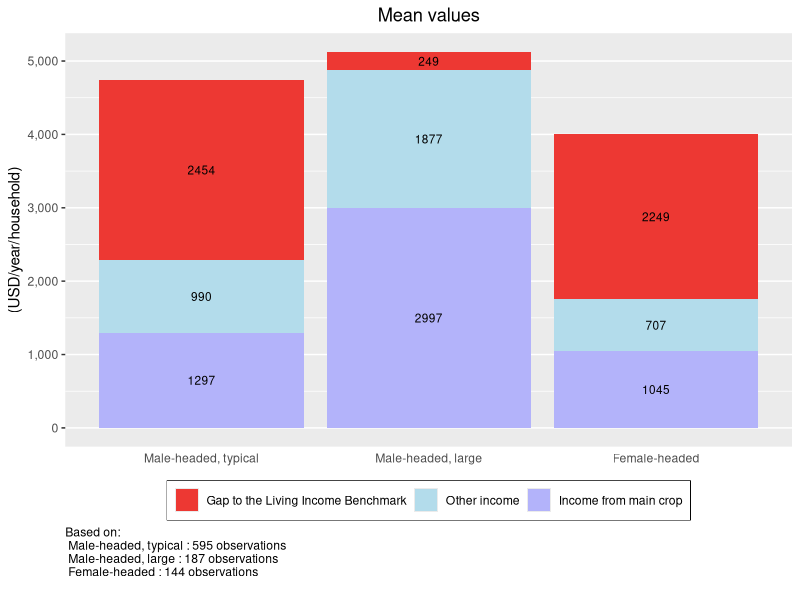
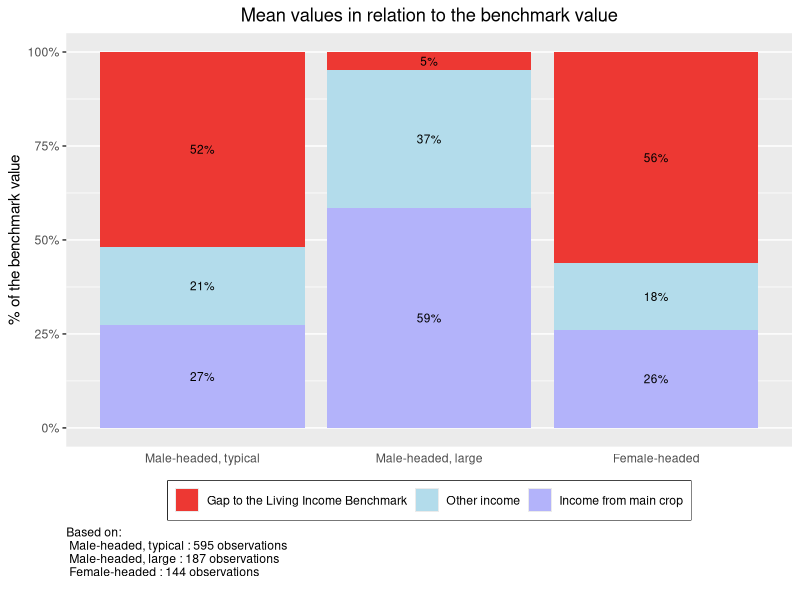
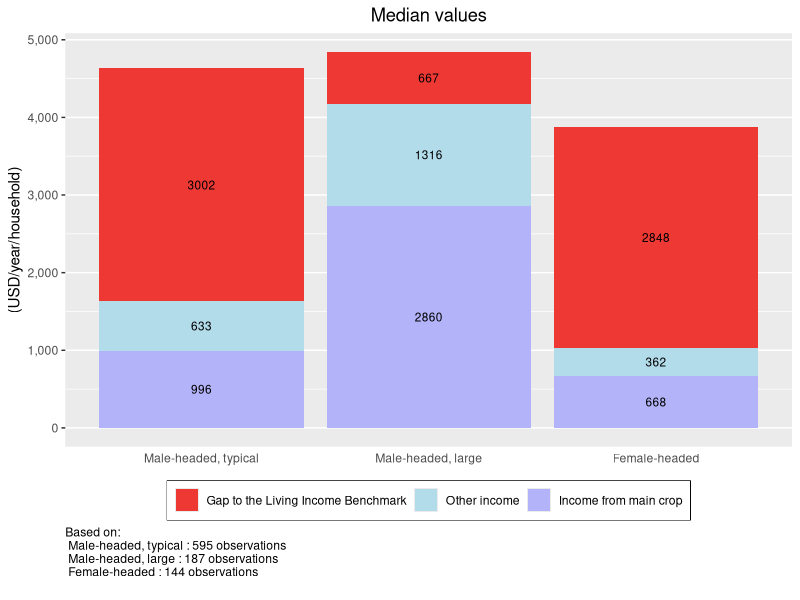
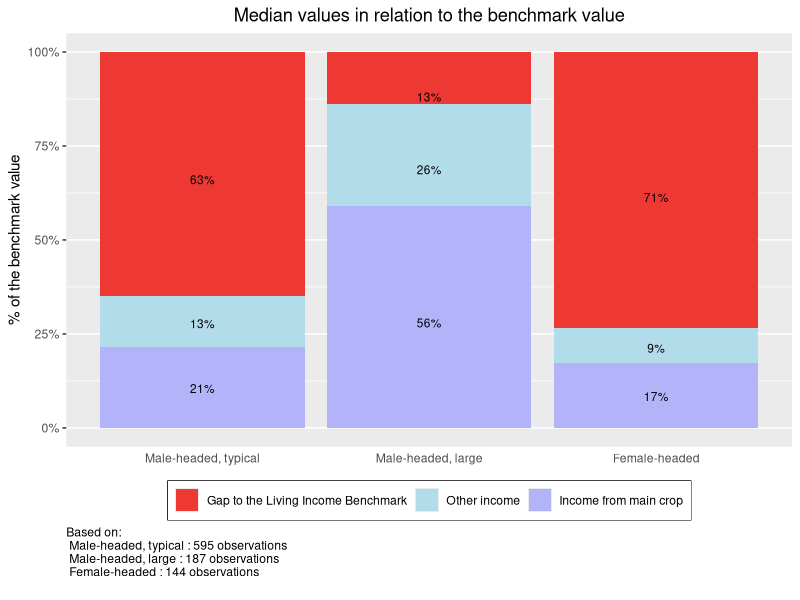
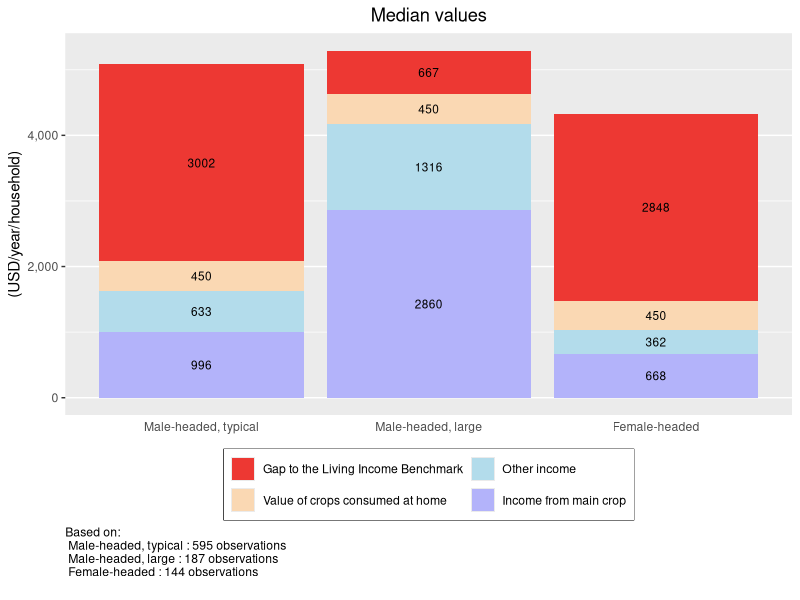
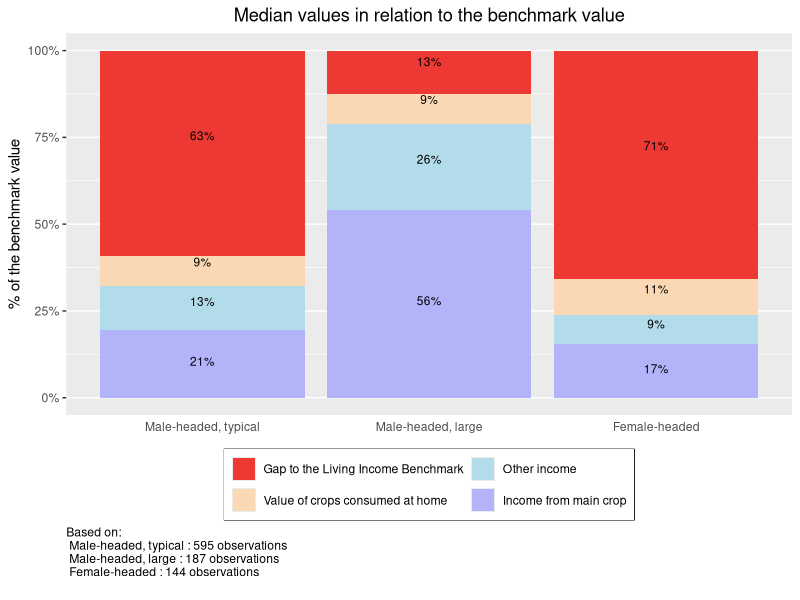
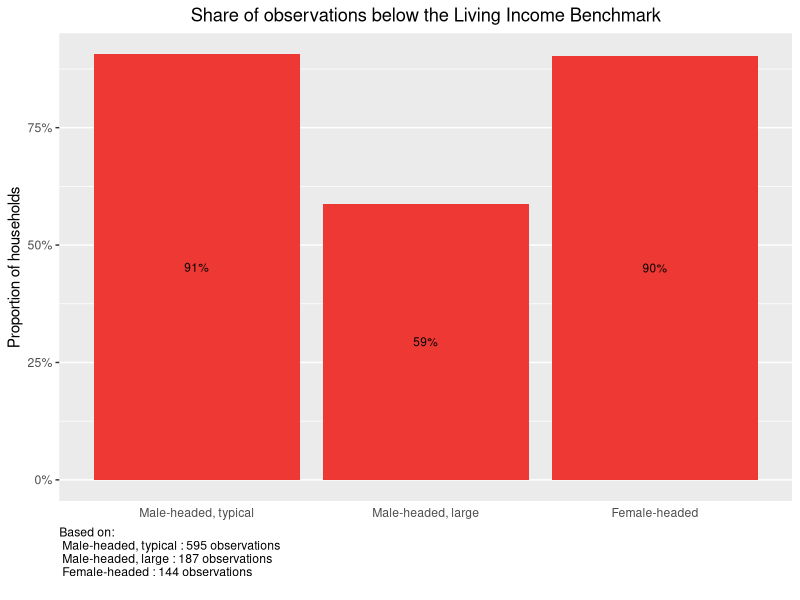
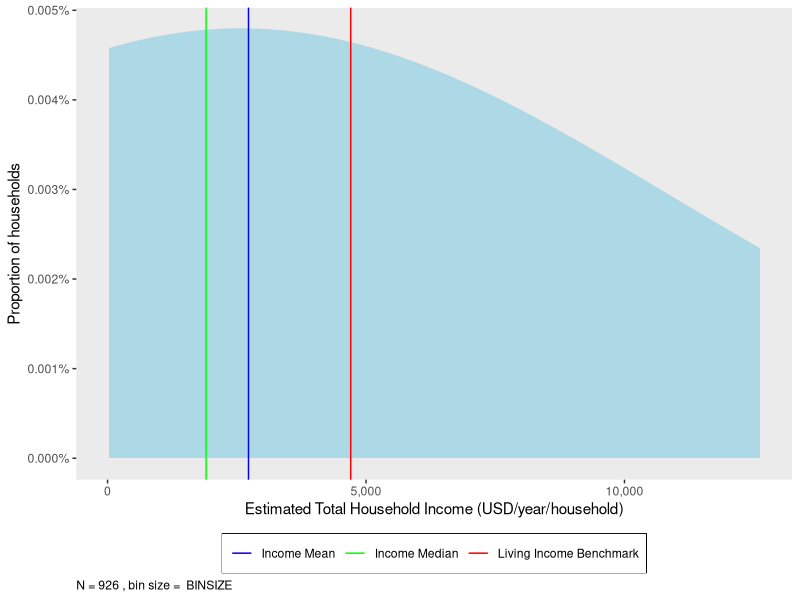

The R script that drew these images, in order:
## ---- chunk 1
knitr::opts_chunk$set(message = FALSE)
## ---- chunk 2
#### Before continuing any further, load the R libraries that have the 
# necessary functions for this analysis. 

# If you have not previously used these libraries, 
# you will need to instaLl them with the function install.packages("LIBRARY NAME").
# For example: install.packages(tidyverse)
library(tidyverse)
library(knitr)
library(scales)
## ---- chunk 3
## Import data set
df <- read_csv("KIT_Sample_Data.csv")

## Replace variable names
# Main crop
df$income_main_crop <- df$total_cocoa_income_2018
# Total income
df$total_hh_income <- df$total_hh_income_2018
# Groups to compare incomes between
  # Note: name does not change from example data set
df$grouping <- df$grouping

# Replace graph labels
main_crop <-"cocoa" 
currency <- "USD"
## ---- chunk 4
# You can communicate colors with R in two ways: through one of the 657 color 
# names build into R, or through a hex color code. 

# To see the names of all 657 colors built into R, run the colors() formula in the command line. 
# The below links to a PDF file with a color sample for all 657 built in colors  
# http://www.stat.columbia.edu/~tzheng/files/Rcolor.pdf

# You can replace any of the below colors with a new color name or hex color code.  

## Bar graph sections
# Gap to the mean
gap_color <- "#ed3833"
# Other income
other_color <- "#b3dceb"  
# Income from main crop
main_color <- "#b3b3fa"
# Value of crops consumed at home
home_color <- "#fad8b3"
  
## Share of observations below the Living Income Benchmark
# Note: these bars all appear the same color
share_color <- "#ed3833"
  
## Distributional plots
  
## By household type
# Group 1
color_1 <- "#b6dce8"
# Group 2
color_2 <- "#c2c1fa"
# Group 3
color_3 <- "#c1dfc1"

color_4 <- "magenta"

test_pallet <- c(color_1, color_2, color_3, color_4)

scale_color_drsimonj <- function(palette = test_pallet, discrete = TRUE, reverse = FALSE, ...) {
  pal <- drsimonj_pal(palette = palette, reverse = reverse)

  if (discrete) {
    discrete_scale("colour", paste0("drsimonj_", palette), palette = pal, ...)
  } else {
    scale_color_gradientn(colours = pal(256), ...)
  }
}

## With mean and median
# Distribution curve 
curve_color <- "#b6dce8" 
# Income Mean
mean_color <- "blue"  
# Income Median
median_color <-  "green"
# Living Income Benchmark 
benchmark_color <- "red"  

################# Font color
# To change the color of the font for all graph axis and labels, replace the color 
# in the quotation marks, then run the following two lines of code. 
font_color <- "black"
theme_set(theme_get() + theme(text = element_text(color = font_color)))

## ---- chunk 5
# In the example dataset, there are three groups that income is assessed across:
  # Male-headed, typical; Male-headed, large; and Female-headed.
# The below code assigns Male-headed, typical as the far left bar on graphs,
  # Male-headed, large in the middle, and Female-headed on the far right. 

# To customize this chunk of code to your dataset, replace the example group 
  # names with the group names in your dataset - leaving the quotation marks and 
  # commas as they are. The order of the list below determines the order of the 
  # bars in the ensuing bar graph. 
 
df <- df %>% 
      mutate(grouping = factor(grouping, 
                               levels = c("Male-headed, typical", 
                                       "Male-headed, large", 
                                       "Female-headed")))
## ---- chunk 6
## The first section of this code summarizes and formats the data to be graph-ready
df %>% 
# Group by household type
  group_by(grouping) %>% 
# For each household type, summarize the mean gap to the living income, 
# the mean other income, and the mean main_crop income 
  summarise(Gap = mean(benchmark - total_hh_income),
            Other = mean(total_hh_income - income_main_crop),
            main_crop = mean(income_main_crop)) %>% 
# Gather each income components into one column so the data is in 'long' format
  gather(key = "Component", value = "Income", Gap:main_crop) %>% 
# Re-level the income factors for the order you want them stacked on the graph  
  mutate(Component = factor(Component, 
                            levels = c("Gap", "Other", "main_crop"))) %>% 
# Generate ggplot graph for income by groupings and income component  
  ggplot(aes(y = Income, x = grouping, fill = Component)) +
# Assign graph as stacked bar chart  
  geom_bar(position = "stack", stat = "identity") +
# Label the graph title, axis, and caption  
  labs(title = "Mean values", 
       y = paste("(", currency, "/year/household)", sep = ""),
       x = "",
# Add caption with observation numbers for each household type  
       caption = paste("Based on: \n", 
                   paste(names(table(df$grouping)), 
                       ":", 
                       as.numeric(table(df$grouping)), 
                       "observations \n ", collapse = ''), collapse = '')) +
# Label the legend and assign custom colors 
  scale_fill_manual(values=c(gap_color, other_color, main_color),
                    breaks=c("Gap", "Other", "main_crop"),
                    labels=c("Gap to the Living Income Benchmark",
                                "Other income",
                                "Income from main crop")) +
# Format y-axis labels with a comma  
  scale_y_continuous(labels = comma) +
# Remove x-axis grid lines and tick marks  
  theme(panel.grid.major.x = element_blank(), 
        axis.ticks.x = element_blank(),
        axis.title.x = element_blank(),
# Center plot title        
        plot.title = element_text(hjust = 0.5),
# Move the legend to the bottom of the graph
        legend.position="bottom",
# Remove legend title
        legend.title = element_blank(),
# Put a box around the legend
        legend.box.background = element_rect(),
# Move caption to desired location
        plot.caption = element_text(hjust = 0)) +
# Add incomes to prospective graph components  
  geom_text(aes(label = round(Income)), 
            position = position_stack(vjust = 0.5), 
            size = 3) 
## ---- chunk 7
## The first section of this code summarizes and formats the data to be graph-ready
df %>% 
# Group by household type
  group_by(grouping) %>% 
# For each household type, summarize the mean gap to the living income, 
# the mean other income, and the mean main_crop income. 
# Calculate all as percentages of the Living income benchmark - the total of the income and gap
  summarise(Gap = mean((benchmark - total_hh_income)/benchmark),
            Other = mean((total_hh_income - income_main_crop)/benchmark),
            main_crop = mean(income_main_crop/benchmark)) %>% 
# Gather each income components into one column so the data is in 'long' format
  gather(key = "Component", value = "Income", Gap:main_crop) %>% 
# Re-level the income factors for the order you want them stacked on the graph  
  mutate(Component = factor(Component, 
                            levels = c("Gap", "Other", "main_crop"))) %>% 
# Generate ggplot graph for income by groupings and income component  
  ggplot(aes(y = Income, x = grouping, fill = Component)) +
# Assign graph as stacked bar chart  
  geom_bar(position = "stack", stat = "identity") +
# Label the graph title, axis, and caption  
  labs(title = "Mean values in relation to the benchmark value", 
       y = "% of the benchmark value",
       x = " ",
# Add caption with observation numbers for each household type            
       caption = paste("Based on: \n", 
                   paste(names(table(df$grouping)), 
                       ":", 
                       as.numeric(table(df$grouping)), 
                       "observations \n ", collapse = ''), collapse = '')) +
# Label the legend  
  scale_fill_manual(values=c(gap_color, other_color, main_color),
                      breaks=c("Gap",
                                "Other",
                                "main_crop"),
                      labels=c("Gap to the Living Income Benchmark",
                                "Other income",
                                "Income from main crop")) +
# Format y-axis labels with a comma  
  scale_y_continuous(labels = percent) +
# Remove x-axis grid lines and tick marks  
  theme(panel.grid.major.x = element_blank(), 
        axis.ticks.x = element_blank(),
        axis.title.x = element_blank(),
# Center plot title        
        plot.title = element_text(hjust = 0.5),
# Move the legend to the bottom of the graph
        legend.position="bottom",
# Remove legend title
        legend.title = element_blank(),
# Put a box around the legend
        legend.box.background = element_rect(),
# Move caption to desired location
        plot.caption = element_text(hjust = 0)) +
# Add incomes to prospective graph components  
  geom_text(aes(label = label_percent(accuracy = 1L)(Income)), 
            position = position_stack(vjust = 0.5), 
            size = 3) 
## ---- chunk 8
## The first section of this code summarizes and formats the data to be graph-ready
df %>% 
# Group by household type
  group_by(grouping) %>% 
# For each grouping, summarize the median gap to the living income, 
# the median other income, and the median main_crop income. 
  summarise(Gap = median(benchmark - total_hh_income),
            Other = median(total_hh_income - income_main_crop),
            main_crop = median(income_main_crop)) %>% 
# Gather each income components into one column so the data is in 'long' format
  gather(key = "Component", value = "Income", Gap:main_crop) %>% 
# Re-level the income factors for the order you want them stacked on the graph  
  mutate(Component = factor(Component, 
                            levels = c("Gap", "Other", "main_crop"))) %>% 
# Generate ggplot graph for income by grouping and income component  
  ggplot(aes(y = Income, x = grouping, fill = Component)) +
# Assign graph as stacked bar chart  
  geom_bar(position = "stack", stat = "identity") +
# Label the graph title, axis, and caption  
  labs(title = "Median values", 
       y = paste("(", currency, "/year/household)", sep = ""),
       x = "",
# Add caption with observation numbers for each household type               
       caption = paste("Based on: \n", 
                   paste(names(table(df$grouping)), 
                       ":", 
                       as.numeric(table(df$grouping)), 
                       "observations \n ", collapse = ''), collapse = '')) +
# Label the legend and assign custom colors 
  scale_fill_manual(values=c(gap_color, other_color, main_color),
                    breaks=c("Gap", "Other", "main_crop"),
                    labels=c("Gap to the Living Income Benchmark",
                                "Other income",
                                "Income from main crop")) +
# Format y-axis labels with a comma  
  scale_y_continuous(labels = comma) +
# Remove x-axis grid lines and tick marks  
  theme(panel.grid.major.x = element_blank(), 
        axis.ticks.x = element_blank(),
        axis.title.x = element_blank(),
# Center plot title        
        plot.title = element_text(hjust = 0.5),
# Move the legend to the bottom of the graph
        legend.position="bottom",
# Remove legend title
        legend.title = element_blank(),
# Put a box around the legend
        legend.box.background = element_rect(),
# Move caption to desired location
        plot.caption = element_text(hjust = 0)) +
# Add incomes to prospective graph components  
  geom_text(aes(label = round(Income)), 
            position = position_stack(vjust = 0.5), 
            size = 3) 
## ---- chunk 9
## The first section of this code summarizes and formats the data to be graph-ready
df %>% 
# Group by household type
  group_by(grouping) %>% 
# For each grouping, summarize the median gap to the living income, 
# the median other income, and the median main_crop income. 
# Calculate all as percentages of the Living income benchmark - the total of the income and gap
  summarise(Gap = median((benchmark - total_hh_income)/benchmark),
            Other = median((total_hh_income - income_main_crop)/benchmark),
            main_crop = median(income_main_crop/benchmark)) %>% 
# Gather each income components into one column so the data is in 'long' format
  gather(key = "Component", value = "Income", Gap:main_crop) %>% 
# Re-level the income factors for the order you want them stacked on the graph  
  mutate(Component = factor(Component, 
                            levels = c("Gap", "Other", "main_crop"))) %>% 
# Generate ggplot graph for income by grouping and income component  
  ggplot(aes(y = Income, x = grouping, fill = Component)) +
# Assign graph as stacked bar chart  
  geom_bar(position = "fill", stat = "identity") +
# Label the graph title, axis, and caption  
  labs(title = "Median values in relation to the benchmark value", 
       y = "% of the benchmark value",
       x = "",
# Add caption with observation numbers for each household type         
       caption = paste("Based on: \n", 
                   paste(names(table(df$grouping)), 
                       ":", 
                       as.numeric(table(df$grouping)), 
                       "observations \n ", collapse = ''), collapse = '')) +
# Label the legend and assign custom colors 
  scale_fill_manual(values=c(gap_color, other_color, main_color),
                    breaks=c("Gap", "Other", "main_crop"),
                    labels=c("Gap to the Living Income Benchmark",
                                "Other income",
                                "Income from main crop")) +
# Format y-axis labels with a comma  
  scale_y_continuous(labels = percent) +
# Remove x-axis grid lines and tick marks  
  theme(panel.grid.major.x = element_blank(), 
        axis.ticks.x = element_blank(),
        axis.title.x = element_blank(),
# Center plot title        
        plot.title = element_text(hjust = 0.5),
# Move the legend to the bottom of the graph
        legend.position="bottom",
# Remove legend title
        legend.title = element_blank(),
# Put a box around the legend
        legend.box.background = element_rect(),
# Move caption to desired location
        plot.caption = element_text(hjust = 0)) +
# Add incomes to prospective graph components  
  geom_text(aes(label = label_percent(accuracy = 1L)(Income)), 
            position = position_stack(vjust = 0.5), 
            size = 3) 
## ---- chunk 10
## The first section of this code summarizes and formats the data to be graph-ready
df %>% 
# Group by grouping
  group_by(grouping) %>% 
# For each grouping, summarize the median gap to the living income, 
# the median other income, and the median main_crop income. 
  summarise(Gap = median(benchmark - total_hh_income),
            Other = median(total_hh_income - income_main_crop),
            Food = median(food_value),
            main_crop = median(income_main_crop)) %>% 
# Gather each income components into one column so the data is in 'long' format
  gather(key = "Component", value = "Income", Gap:main_crop) %>% 
# Re-level the income factors for the order you want them stacked on the graph  
  mutate(Component = factor(Component, 
                            levels = c("Gap", "Food", "Other", "main_crop"))) %>% 
# Generate ggplot graph for income by grouping and income component  
  ggplot(aes(y = Income, x = grouping, fill = Component)) +
# Assign graph as stacked bar chart  
  geom_bar(position = "stack", stat = "identity") +
# Label the graph title, axis, and caption  
  labs(title = "Median values", 
       y = paste("(", currency, "/year/household)", sep = ""),
       x = "",
# Add caption with observation numbers for each household type          
       caption = paste("Based on: \n", 
                   paste(names(table(df$grouping)), 
                       ":", 
                       as.numeric(table(df$grouping)), 
                       "observations \n ", collapse = ''), collapse = '')) +
# Label the legend and assign custom colors 
  scale_fill_manual(values=c(gap_color, home_color, other_color, main_color),
                    breaks=c("Gap", "Food", "Other", "main_crop"),
                    labels=c("Gap to the Living Income Benchmark",
                             "Value of crops consumed at home",
                              "Other income",
                              "Income from main crop")) +
# Wrap legend onto 2 lines to fit everything neatly     
  guides(fill = guide_legend(nrow = 2)) +
# Format y-axis labels with a comma  
  scale_y_continuous(labels = comma) +
# Remove x-axis grid lines and tick marks  
  theme(panel.grid.major.x = element_blank(), 
        axis.ticks.x = element_blank(),
        axis.title.x = element_blank(),
# Center plot title        
        plot.title = element_text(hjust = 0.5),
# Move the legend to the bottom of the graph
        legend.position="bottom",
# Remove legend title
        legend.title = element_blank(),
# Put a box around the legend
        legend.box.background = element_rect(),
# Move caption to desired location
        plot.caption = element_text(hjust = 0)) +
# Add incomes to prospective graph components  
  geom_text(aes(label = round(Income)), 
            position = position_stack(vjust = 0.5), 
            size = 3) 
## ---- chunk 11
## The first section of this code summarizes and formats the data to be graph-ready
df %>% 
# Group by household type
  group_by(grouping) %>% 
# For each household type, summarize the median gap to the living income,
# the median other income, and the median main_crop income. 
# Calculate all as percentages of the Living income benchmark - the total of the income and gap
  summarise(Gap = median((benchmark - total_hh_income)/benchmark),
            Food = median(food_value/benchmark),
            Other = median((total_hh_income - income_main_crop)/benchmark),
            main_crop = median(income_main_crop/benchmark)) %>% 
# Gather each income components into one column so the data is in 'long' format
  gather(key = "Component", value = "Income", Gap:main_crop) %>% 
# Re-level the income factors for the order you want them stacked on the graph  
  mutate(Component = factor(Component, 
                            levels = c("Gap", "Food", "Other", "main_crop"))) %>% 
# Generate ggplot graph for income by grouping and income component  
  ggplot(aes(y = Income, x = grouping, fill = Component)) +
# Assign graph as stacked bar chart 
  geom_bar(position = "fill", stat = "identity") +
# Label the graph title, axis, and caption  
  labs(title = "Median values in relation to the benchmark value", 
       y = "% of the benchmark value",
       x = "", 
# Add caption with observation numbers for each household type            
       caption = paste("Based on: \n", 
                   paste(names(table(df$grouping)), 
                       ":", 
                       as.numeric(table(df$grouping)), 
                       "observations \n ", collapse = ''), collapse = '')) +
# Label the legend and assign custom colors 
  scale_fill_manual(values=c(gap_color, home_color, other_color, main_color),
                    breaks=c("Gap", "Food", "Other", "main_crop"),
                    labels=c("Gap to the Living Income Benchmark",
                             "Value of crops consumed at home",
                              "Other income",
                              "Income from main crop")) +
# Wrap legend onto 2 lines to fit everything neatly     
  guides(fill = guide_legend(nrow = 2)) +
# Format y-axis labels with a comma and assign limits 0-100% 
  scale_y_continuous(labels = percent, limits = c(0,1)) +
# Remove x-axis grid lines and tick marks  
  theme(panel.grid.major.x = element_blank(), 
        axis.ticks.x = element_blank(),
        axis.title.x = element_blank(),
# Center plot title        
        plot.title = element_text(hjust = 0.5),
# Move the legend to the bottom of the graph
        legend.position="bottom",
# Remove legend title
        legend.title = element_blank(),
# Put a box around the legend
        legend.box.background = element_rect(),
# Move caption to desired location
        plot.caption = element_text(hjust = 0)) +
# Add incomes to prospective graph components  
  geom_text(aes(label = label_percent(accuracy = 1L)(Income)), 
            position = position_stack(vjust = 0.5), 
            size = 3) 
## ---- chunk 12
df %>% 
# Group by household type  
  group_by(grouping) %>% 
# For each household type, calculate the percentage above the living income benchmark 
  summarise(Below = sum(below_benchmark)/n()) %>% 
# Generate ggplot graph for percentage by grouping 
  ggplot(aes(x = grouping, y = Below)) +
# Assign graph as bar graph and color bars red for aesthetics   
  geom_col(fill= share_color) +
# Label the graph title, axis, and caption    
  labs(title = "Share of observations below the Living Income Benchmark",
       y = "Proportion of households",
       x = "",
# Add caption with observation numbers for each household type    
       caption = paste("Based on: \n", 
                   paste(names(table(df$grouping)), 
                       ":", 
                       as.numeric(table(df$grouping)), 
                       "observations \n ", collapse = ''), collapse = '')) +
# Format y-axis labels with a percent  
  scale_y_continuous(labels = percent) +
# Remove x-axis grid lines and tick marks    
  theme(panel.grid.major.x = element_blank(), 
        axis.ticks.x = element_blank(),
        axis.title.x = element_blank(),
# Center plot title          
        plot.title = element_text(hjust = 0.5),
# Move caption to desired location
        plot.caption = element_text(hjust = 0)) +
# Add percents to each graph bar   
  geom_text(aes(label = label_percent(accuracy = 1L)(Below)),
            position = position_stack(vjust = 0.5), 
            size = 3) 
## ---- chunk 13
df %>%
  # Set x-axis to key variable
  ggplot(aes(x = total_hh_income, y =(..count..)/n), fill = dataset) +
  # Add density line. You can change the fill and line colors.
  geom_density(color = "#add8e6", fill = "#add8e6", bw=8000) +
  # Add vertical line for living income
  geom_vline(aes(xintercept = mean(benchmark), 
                 color = "Living Income Benchmark"), key_glyph = "path") +
  # Add vertical line for mean income 
  geom_vline(aes(xintercept = mean(df$total_hh_income), 
                 color = "Income Mean"), key_glyph = "path") +
  # Add vertical line for median income
  geom_vline(aes(xintercept = median(df$total_hh_income), 
                 color = "Income Median"), key_glyph = "path") +
  # Add graph and axis labels
  labs(x = paste("Estimated Total Household Income (", 
                 currency, "/", "year/household)", 
                 sep = ""),
       y = "Proportion of households",
# Add caption with observation numbers for each household type             
       caption = paste("N =", nrow(df), ", bin size = ", 
                       "BINSIZE", collapse = '')) +
  # Format x-axis labels as numbers with commas
  # If your data has extreme income outliers, 
    # you may need to filter them or add x-axis limits so they do not warp the graph 
  scale_x_continuous(labels = comma) +
  scale_y_continuous(labels = percent) +
  # Remove y-axis labels and ticks
  theme(#axis.text.y = element_blank(), axis.ticks.y = element_blank(),
  # Remove background grid (the grid is the default)
        panel.grid.major = element_blank(), panel.grid.minor = element_blank(),
  # Move the legend to the bottom of the graph
        legend.position="bottom",
  # Remove legend title
        legend.title = element_blank(),
  # Remove gray background for legend symbols 
        legend.key=element_rect(fill=NA),
  # Put a box around the legend
        legend.box.background = element_rect(),
  # Move caption to desired location
        plot.caption = element_text(hjust = 0)) +
  # Manually add legend 
  scale_color_manual(values = c("Living Income Benchmark"= "red",
                                "Income Mean"= "blue",
                                "Income Median"="green"))
## ---- chunk 14
df %>%
  # Set x-axis to key variable
  ggplot(aes(x = total_hh_income, y =(..count..)/n), fill = dataset) +
  # Add density line. You can change the fill and line colors.
  geom_density(color = "#add8e6", fill = "#add8e6", bw=8000) +
  # Add vertical line for living income
  geom_vline(aes(xintercept = mean(benchmark), 
                 color = "Living Income Benchmark"), key_glyph = "path") +
  # Add vertical line for mean income 
  geom_vline(aes(xintercept = mean(df$total_hh_income), 
                 color = "Income Mean"), key_glyph = "path") +
  # Add vertical line for median income
  geom_vline(aes(xintercept = median(df$total_hh_income), 
                 color = "Income Median"), key_glyph = "path") +
  # Add graph and axis labels
  labs(x = paste("Estimated Total Household Income (", 
                 currency, "/", "year/household)", 
                 sep = ""),
       y = "Proportion of households",
# Add caption with observation numbers for each household type             
       caption = paste("N =", nrow(df), ", bin size = ", 
                       "BINSIZE", collapse = '')) +
  # Format x-axis labels as numbers with commas
  # If your data has extreme income outliers, 
    # you may need to filter them or add x-axis limits so they do not warp the graph 
  scale_x_continuous(labels = comma) +
  scale_y_continuous(labels = percent) +
  # Remove y-axis labels and ticks
  theme(#axis.text.y = element_blank(), axis.ticks.y = element_blank(),
  # Remove background grid (the grid is the default)
        panel.grid.major = element_blank(), panel.grid.minor = element_blank(),
  # Move the legend to the bottom of the graph
        legend.position="bottom",
  # Remove legend title
        legend.title = element_blank(),
  # Remove gray background for legend symbols 
        legend.key=element_rect(fill=NA),
  # Put a box around the legend
        legend.box.background = element_rect(),
  # Move caption to desired location
        plot.caption = element_text(hjust = 0)) +
  # Manually add legend 
  scale_color_manual(values = c("Living Income Benchmark"= "red",
                                "Income Mean"= "blue",
                                "Income Median"="green"))
## ---- chunk 15
df %>% 
# Group by household type  
  group_by(grouping) %>% 
# For each grouping, calculate the average Foster–Greer–Thorbecke (FGT) index 
  summarise(FGT = mean(fgt_gap)) %>% 
# Generate ggplot graph for percentage by grouping 
  ggplot(aes(x = grouping, y = FGT)) +
# Assign graph as bar graph and color bars red for aesthetics   
  geom_col(fill= "red") +
# Label the graph title, axis, and caption    
  labs(title = "FGT index", 
       y = "Index value",
       x = "",
# Add caption with observation numbers for each household type               
       caption = paste("Based on: \n", 
                   paste(names(table(df$grouping)), 
                       ":", 
                       as.numeric(table(df$grouping)), 
                       "observations \n ", collapse = ''), collapse = '')) +
# Format y-axis labels with a percent  
  scale_y_continuous(labels = percent) +
# Remove x-axis grid lines and tick marks    
  theme(panel.grid.major.x = element_blank(), 
        axis.ticks.x = element_blank(),
        axis.title.x = element_blank(),
# Center plot title          
        plot.title = element_text(hjust = 0.5),
# Move caption to desired location
        plot.caption = element_text(hjust = 0)) +
# Add percents to each graph bar   
  geom_text(aes(label = label_percent(accuracy = 1L)(FGT)),
            position = position_stack(vjust = 0.5), 
            size = 3) 
